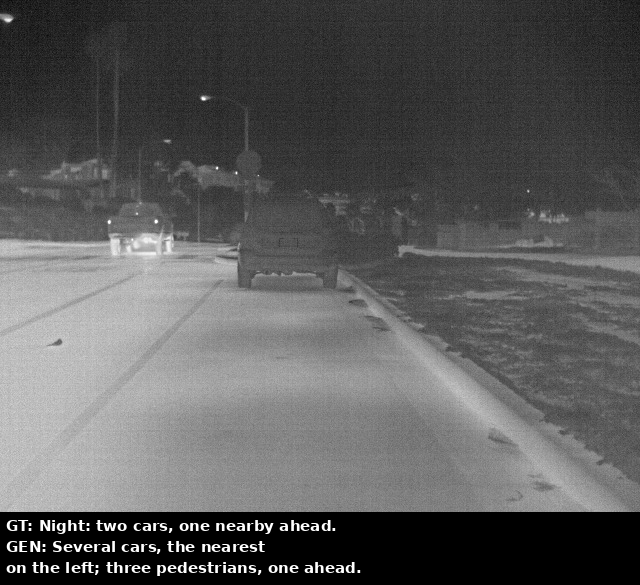
#> input picture Phase3/Day32/exp2_eyeball_overlay/exp2_01.png, 640 x 585 px
$ python -i build_saturation_theory_verification.py   (imports and definitions only)
#> lines starting #> are read from the running program, lines starting #| are printed output that depends on the picture; after the words box and inside, x2 and y2 are one past the last pixel; in counts of white or black regions, pixels touching at a corner belong together
#> further down, picture is the input picture: shape (585, 640, 3); min 0, max 255, mean 90.3
"""
驗證「saturation_ratio(核心量測區域) >= 20% 就算有影響/嚴重」這個理論,
對934張候選全部分類,並輸出可肉眼核對的融合圖(full_frame + 全圖飽和像素疊圖)。

門檻:core saturation_ratio(核心bbox外擴0.5倍區域,灰階>=250比例) >= 0.20 -> 嚴重
                                                              <  0.20 -> 不嚴重
(核心區域定義沿用整個系列實驗一致的邏輯,不重新定義)

輸出結構(每個split各兩個資料夾):
  saturation_theory_verify_v1/out_train/嚴重/*.jpg
  saturation_theory_verify_v1/out_train/不嚴重/*.jpg
  saturation_theory_verify_v1/out_val/嚴重|不嚴重/*.jpg
  saturation_theory_verify_v1/out_test/嚴重|不嚴重/*.jpg

每張輸出圖 = 左:原始full frame / 右:full frame疊紅色飽和遮罩(整張圖灰階>=250的像素,
不只核心區域),方便肉眼看飽和到底出現在哪裡、範圍多大。
"""
import csv
import json
import sys
from pathlib import Path

sys.path.insert(0, str(Path.home() / "ai-transition-2026" / "Phase3" / "caption_fusion" / ".pylibs"))
import cv2  # noqa: E402
import numpy as np  # noqa: E402

HERE = Path(__file__).parent
DATASET_ROOT = Path.home() / "ai-transition-2026" / "thermal_dataset"
ORIG_DIRS = {
    "out_train": DATASET_ROOT / "images_rgb_train" / "data",
    "out_val": DATASET_ROOT / "images_rgb_val" / "data",
    "out_test": DATASET_ROOT / "video_rgb_test" / "data",
}
FLARE_DIRS = {s: HERE / s / "flare" for s in ["out_train", "out_val", "out_test"]}
SAT_THRESH = 250
NEW_THRESH = 0.20
OUT_ROOT = HERE / "saturation_theory_verify_v1"
MAX_PANEL_W = 700


# [13 lines left out: function core_saturation_ratio, not called in this run]


def resize_max_width(img, max_w):
    h, w = img.shape[:2]
    if w <= max_w:
        return img
    scale = max_w / w
    return cv2.resize(img, (max_w, round(h * scale)), interpolation=cv2.INTER_AREA)


def build_merged(orig):
    gray = cv2.cvtColor(orig, cv2.COLOR_BGR2GRAY)
    overlay = orig.copy()
    overlay[gray >= SAT_THRESH] = (0, 0, 255)
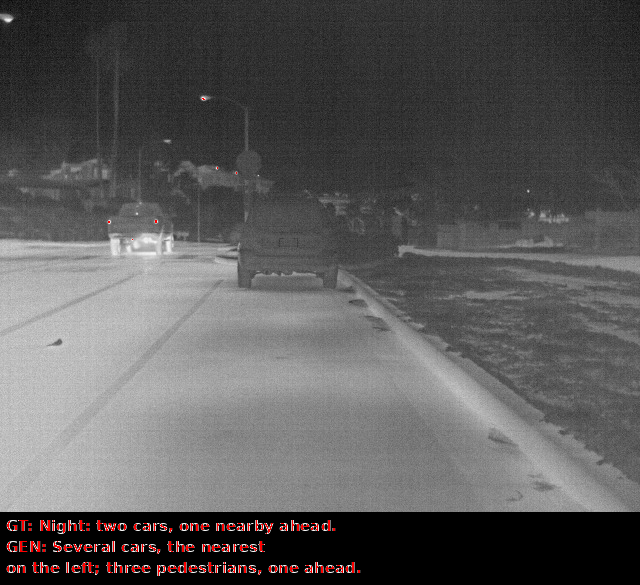
#> overlay: shape (585, 640, 3); 0.51% of pixels changed, all inside (x1, y1, x2, y2) = (7, 98, 360, 576)
    blended = cv2.addWeighted(overlay, 0.5, orig, 0.5, 0)

    left = resize_max_width(orig, MAX_PANEL_W)
    right = resize_max_width(blended, MAX_PANEL_W)
    if left.shape[0] != right.shape[0]:
        h = min(left.shape[0], right.shape[0])
        left = cv2.resize(left, (left.shape[1], h))
        right = cv2.resize(right, (right.shape[1], h))
    gap = np.full((left.shape[0], 6, 3), 255, dtype=np.uint8)
    merged = cv2.hconcat([left, gap, right])
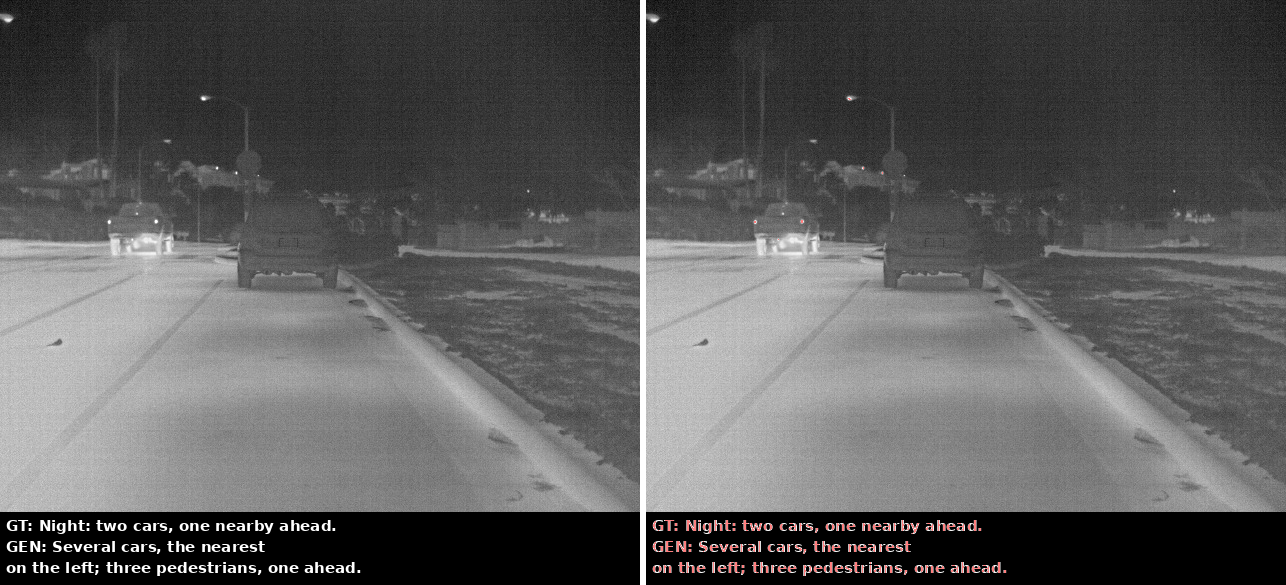
#> merged: shape (585, 1286, 3); mean B, G, R 90.8, 90.8, 91.1

    label_strip = np.full((30, merged.shape[1], 3), 255, dtype=np.uint8)
    cv2.putText(label_strip, "original", (10, 21), cv2.FONT_HERSHEY_SIMPLEX, 0.6, (0, 0, 0), 2, cv2.LINE_AA)
    cv2.putText(label_strip, "saturated pixels (gray>=250) in red", (left.shape[1] + 20, 21),
                cv2.FONT_HERSHEY_SIMPLEX, 0.6, (0, 0, 0), 2, cv2.LINE_AA)
    return cv2.vconcat([label_strip, merged])
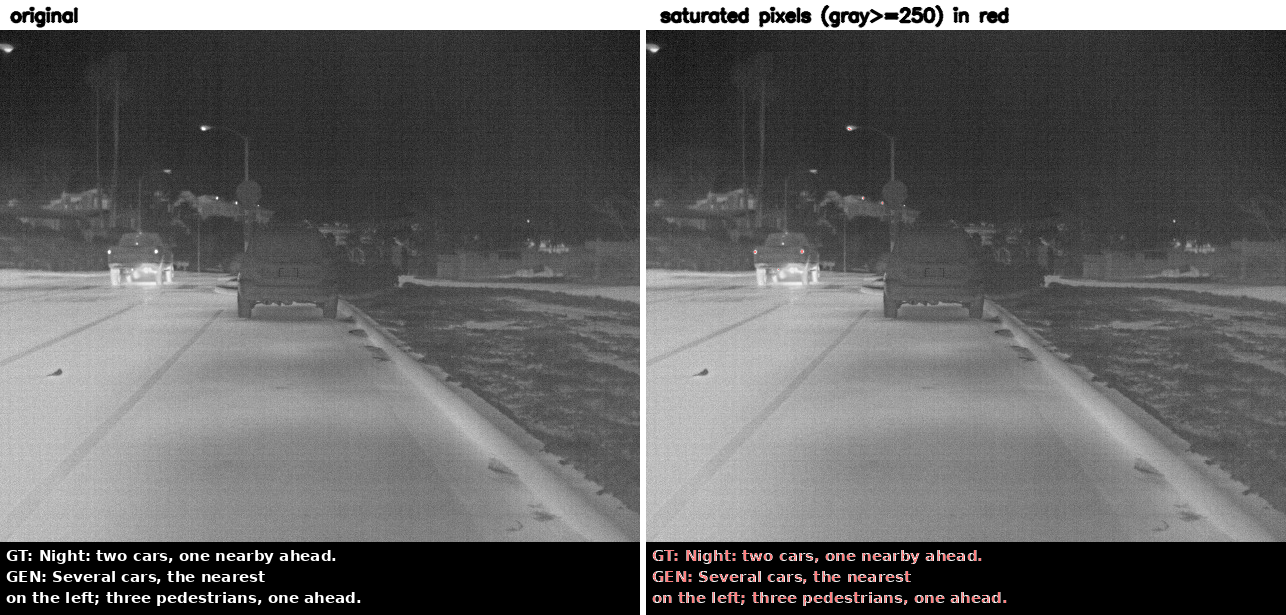
#> returned value: shape (615, 1286, 3); mean of channels 0, 1, 2 97.6, 97.6, 98; drawn as B, G, R


# [37 lines left out: function main, not called in this run]


# [2 lines not run here, left out]

>>> import cv2
>>> picture = cv2.imread('../Day32/exp2_eyeball_overlay/exp2_01.png')
>>> result = build_merged(picture)

$ run again, on Phase3/Day32/night_verify/night_01_NO.png
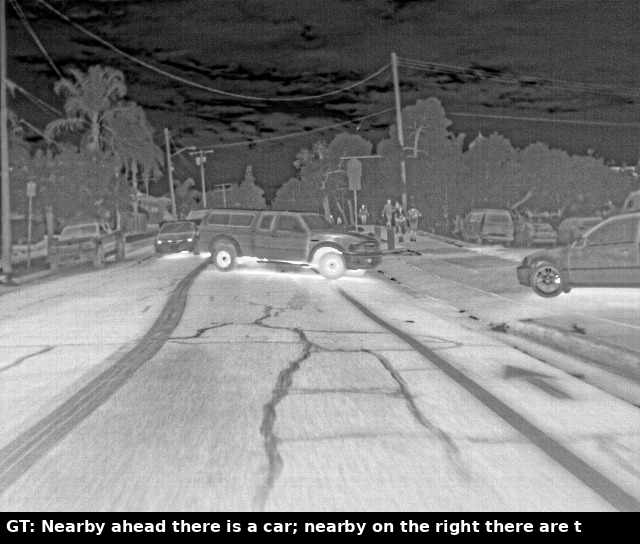
#> input picture Phase3/Day32/night_verify/night_01_NO.png, 640 x 544 px
#> picture is the input picture: shape (544, 640, 3); min 0, max 255, mean 125.3
#> overlay: shape (544, 640, 3); 0.6% of pixels changed, all inside (x1, y1, x2, y2) = (7, 216, 581, 535)
#> in build_merged, `merged = cv2.hconcat([left, gap, right])`:
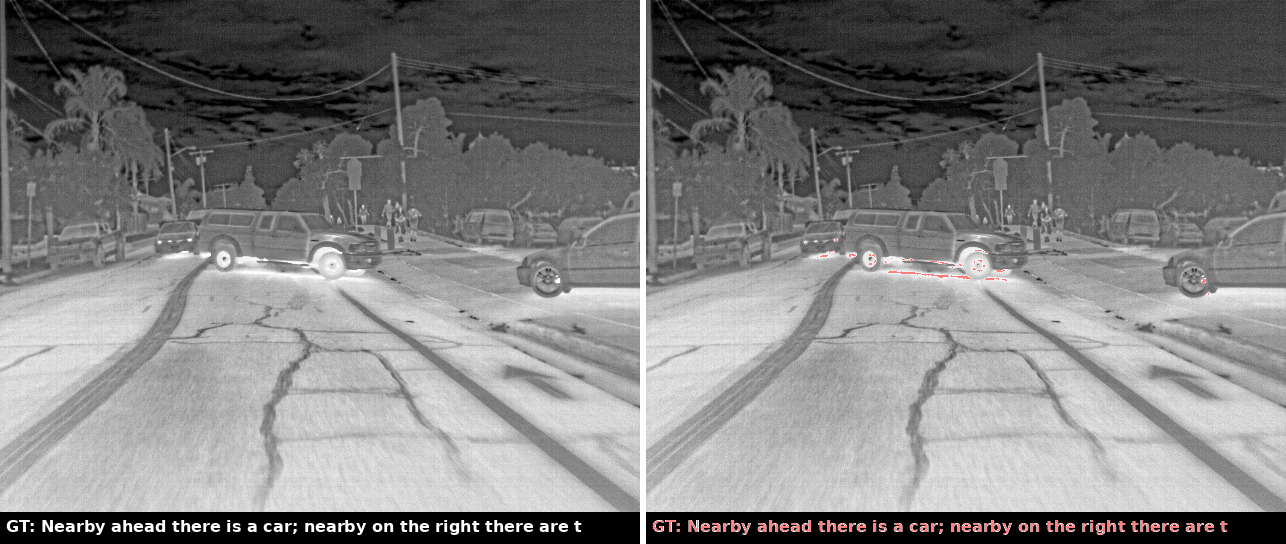
#> merged: shape (544, 1286, 3); mean B, G, R 125.6, 125.6, 125.9
#> in build_merged, `return cv2.vconcat([label_strip, merged])`:
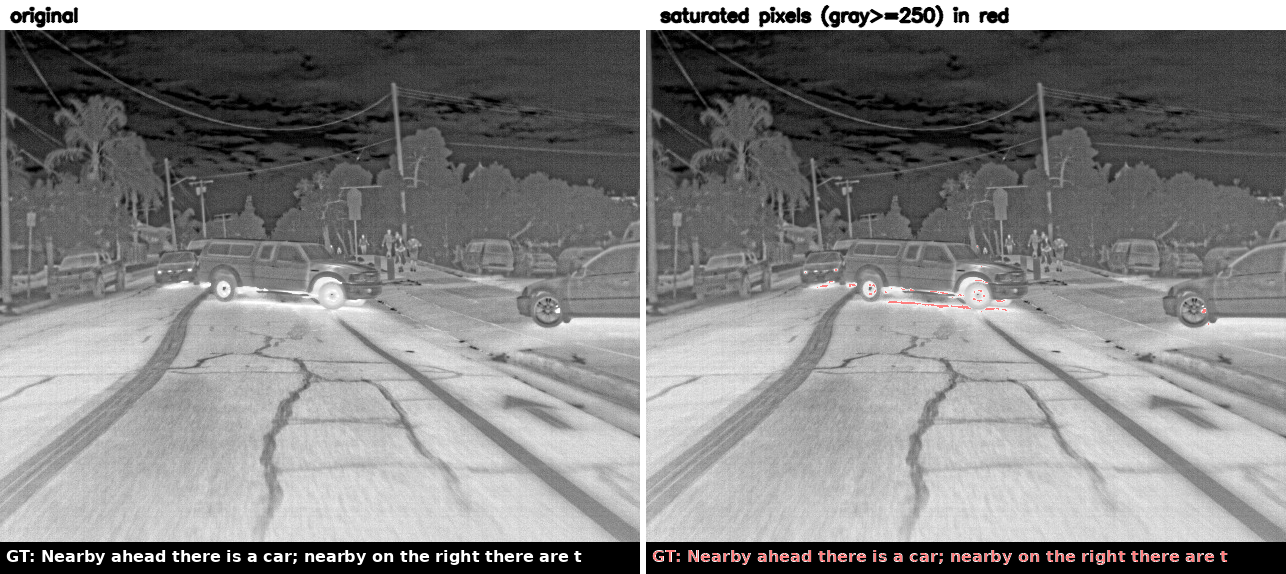
#> returned value: shape (574, 1286, 3); mean of channels 0, 1, 2 131.1, 131.1, 131.5; drawn as B, G, R

$ run again, on Phase3/Day32/night_verify/night_01_YES.png
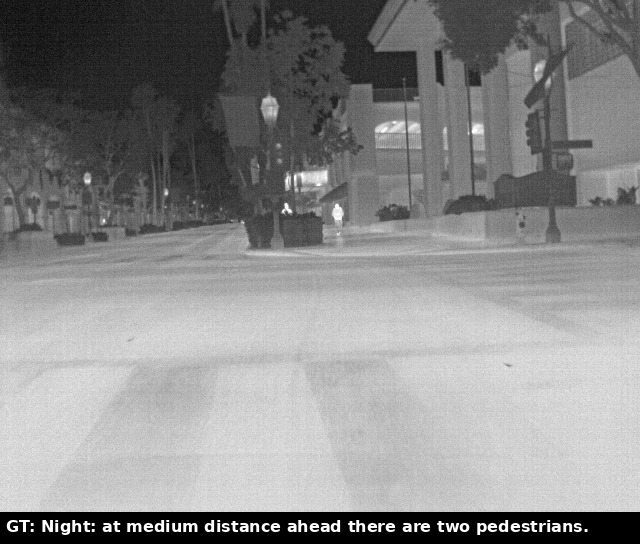
#> input picture Phase3/Day32/night_verify/night_01_YES.png, 640 x 544 px
#> picture is the input picture: shape (544, 640, 3); min 0, max 255, mean 136.5
#> overlay: shape (544, 640, 3); 0.56% of pixels changed, all inside (x1, y1, x2, y2) = (7, 122, 587, 535)
#> in build_merged, `merged = cv2.hconcat([left, gap, right])`:
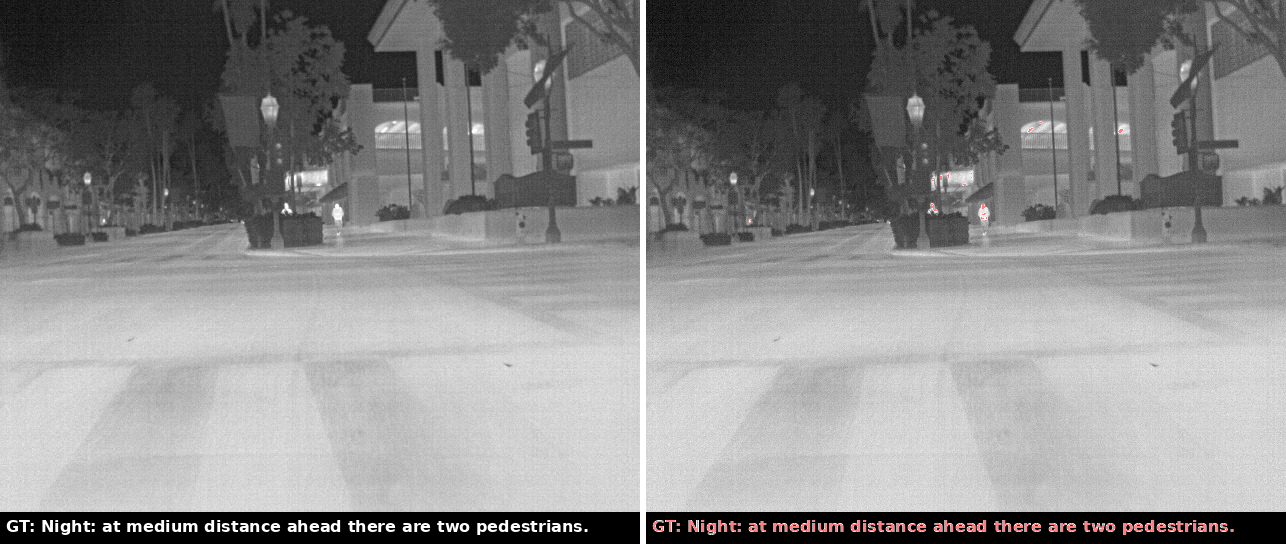
#> merged: shape (544, 1286, 3); mean B, G, R 136.6, 136.6, 137
#> in build_merged, `return cv2.vconcat([label_strip, merged])`:
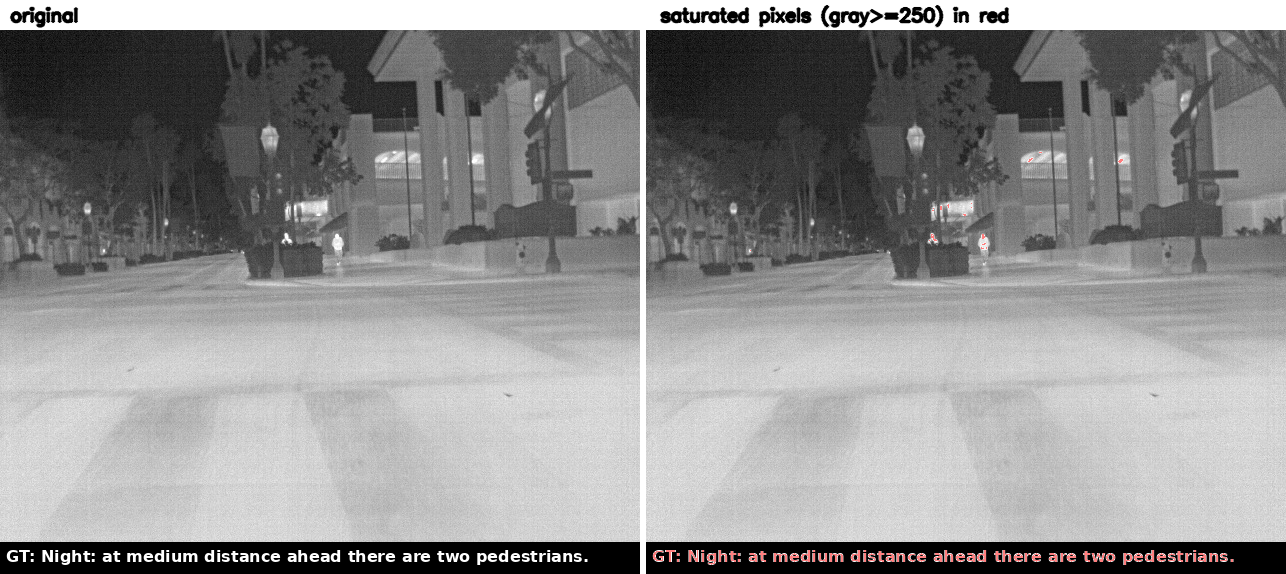
#> returned value: shape (574, 1286, 3); mean of channels 0, 1, 2 141.6, 141.6, 142; drawn as B, G, R

$ run again, on Phase3/Day32/night_verify/night_02_NO.png
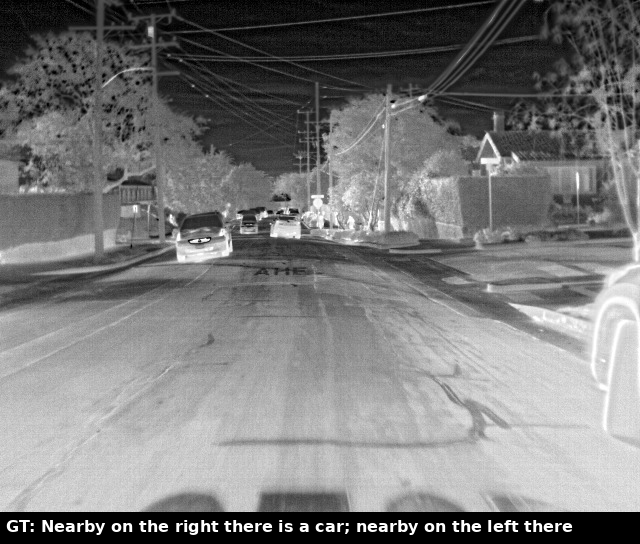
#> input picture Phase3/Day32/night_verify/night_02_NO.png, 640 x 544 px
#> picture is the input picture: shape (544, 640, 3); min 0, max 255, mean 121.5
#> overlay: shape (544, 640, 3); 0.78% of pixels changed, all inside (x1, y1, x2, y2) = (7, 99, 640, 535)
#> in build_merged, `merged = cv2.hconcat([left, gap, right])`:
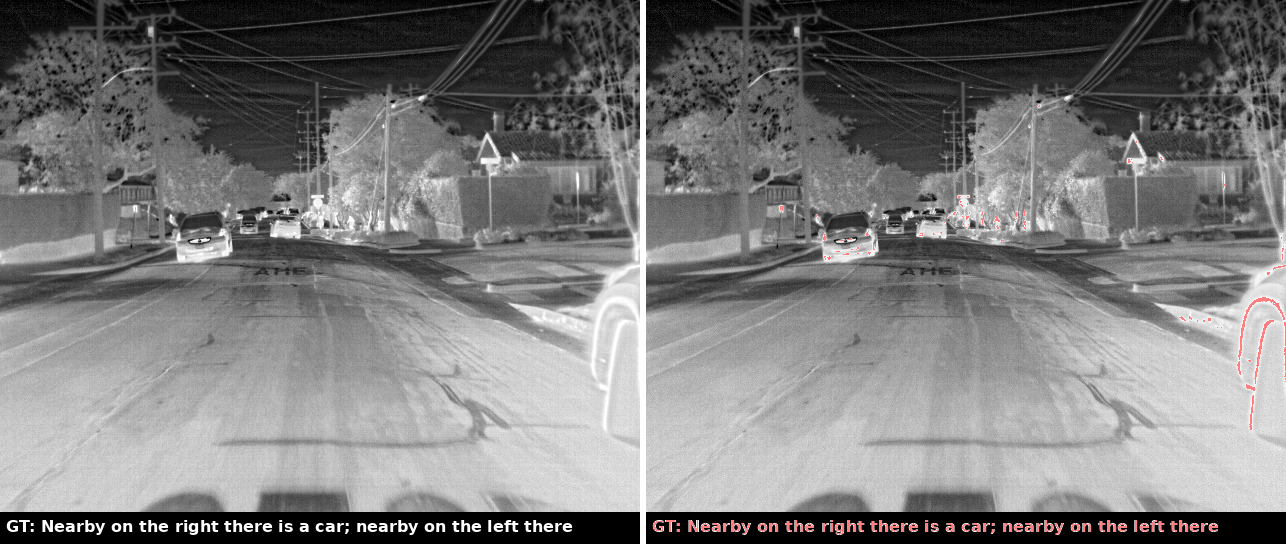
#> merged: shape (544, 1286, 3); mean B, G, R 121.6, 121.6, 122.1
#> in build_merged, `return cv2.vconcat([label_strip, merged])`:
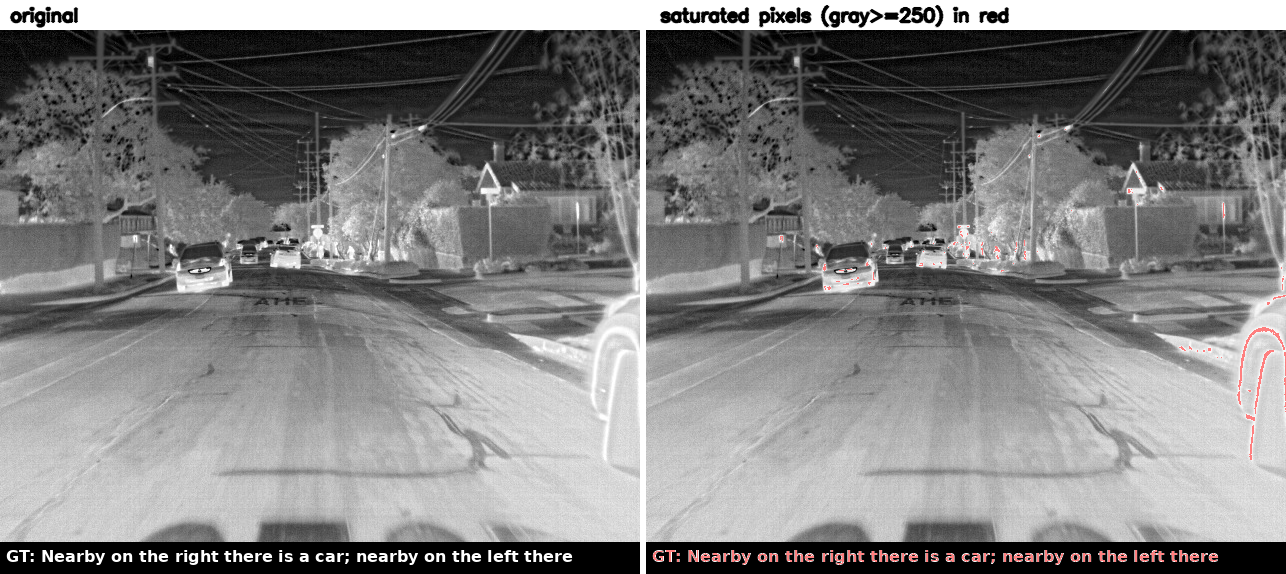
#> returned value: shape (574, 1286, 3); mean of channels 0, 1, 2 127.4, 127.4, 127.9; drawn as B, G, R
